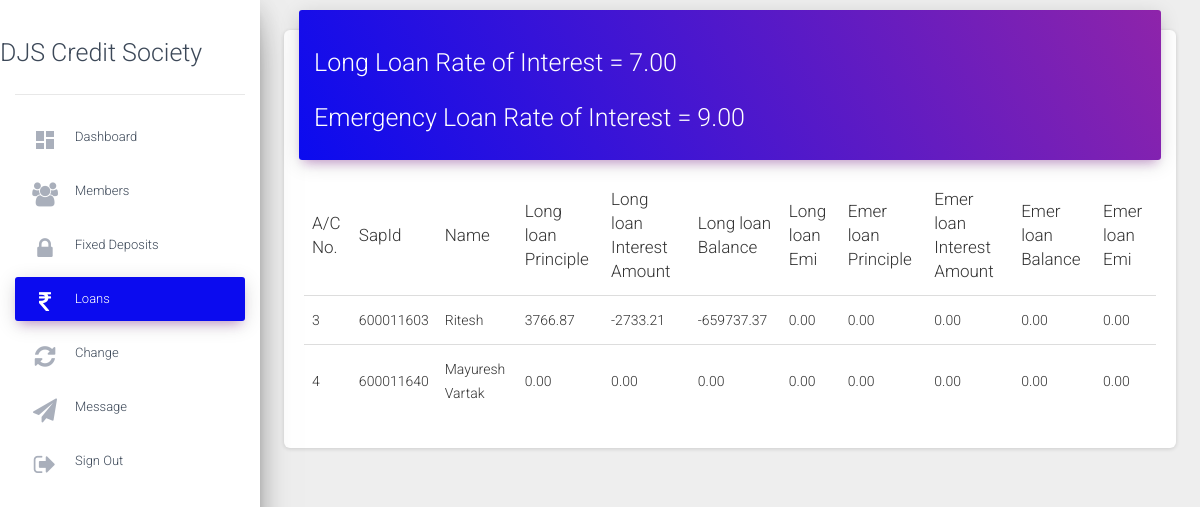
The page /csadmin/loans (signed in) on the database its author committed.
### status/models.py (models this page shows, shortened)
class interests(models.Model):
    sharedividend=models.DecimalField(blank=True,null=True,default=0,max_digits=10,decimal_places=2)
    cddividend=models.DecimalField(blank=True,null=True,default=0,max_digits=10,decimal_places=2)
    fdinterest=models.DecimalField(blank=True,null=True,default=0,max_digits=10,decimal_places=2)
    emerloaninterest=models.DecimalField(blank=True,null=True,default=0,max_digits=10,decimal_places=2)
    longloaninterest=models.DecimalField(blank=True,null=True,default=0,max_digits=10,decimal_places=2)
    year=models.IntegerField(default=0,null=True)

class Account(models.Model):
    accountnumber=models.IntegerField(null=False,unique=True)
    username=models.ForeignKey(User,on_delete=models.CASCADE,null=True,unique=True)
    name=models.CharField(max_length=50,null=False)
    sapid=models.IntegerField(null=False,unique=True)
    dateofjoining=models.DateField(null=False)
    sharevalue=models.IntegerField(default=0,null=False)
    totalinvestment=models.IntegerField(default=0,null=False)
    shareamount=models.IntegerField(default=0,null=False)
    sharebalance=models.IntegerField(default=0)
    cdamount=models.IntegerField(default=0)
    cdbalance=models.IntegerField(default=0)
    totalamount=models.DecimalField(default=0,max_digits=10,decimal_places=2)
    sharesstartingnumber=models.IntegerField(null=True)
    sharesendingnumber=models.IntegerField(null=True)
    islongloantaken=models.BooleanField(default=False)
    isloanemertaken=models.BooleanField(default=False)
    longloanamount=models.DecimalField(blank=True,null=True,default=0,max_digits=10,decimal_places=2)
    longloanprinciple=models.DecimalField(blank=True,null=True,default=0,max_digits=10,decimal_places=2)
    longloanperiod=models.IntegerField(blank=True,null=True,default=0)
    longloaninterestamount=models.DecimalField(blank=True,null=True,default=0,max_digits=10,decimal_places=2)
    longloanbalance=models.DecimalField(blank=True,null=True,default=0,max_digits=10,decimal_places=2)
    longloanemi=models.DecimalField(blank=True,null=True,default=0,max_digits=10,decimal_places=2)
    emerloanamount=models.DecimalField(blank=True,null=True,default=0,max_digits=10,decimal_places=2)
    emerloanprinciple=models.DecimalField(blank=True,null=True,default=0,max_digits=10,decimal_places=2)
    emerloanperiod=models.IntegerField(blank=True,null=True,default=0)
    emerloaninterestamount=models.DecimalField(blank=True,null=True,default=0,max_digits=10,decimal_places=2)
    emerloanbalance=models.DecimalField(blank=True,null=True,default=0,max_digits=10,decimal_places=2)
    emerloanemi=models.DecimalField(blank=True,null=True,default=0,max_digits=10,decimal_places=2)
    fdcapital=models.IntegerField(default=0,null=True)
    fdmaturitydate=models.DateField(null=True)
    teachingstaff=models.BooleanField(default=False)
    nonteachingstaff=models.BooleanField(default=False)

### csadmin/views.py (the view)
# urls.py: path('loans', views.loansadmin,name="loansadmin"),
@login_required
def loansadmin(request):
    Loansadmin=Account.objects.all
    Interests=interests.objects.all().last()
    context={
        'Loansadmin':Loansadmin,
        'Interests':Interests,
        'loan':"active"
    }
    return render (request,'loans_admin.html',context=context)

### csadmin/templates/loans_admin.html (shortened to what this page needs)
{%extends 'base.html'%}
{%block content%}
<main role="main" class="col-md-9 col-lg-12 px-4">
  <div class="content">
    <div class="container-fluid">
      <div class="row">
        <div class="col-md-18">
          <div class="card">
            <div class="card-header card-header-primary">
            <h3>Long Loan Rate of Interest = {{Interests.longloaninterest}}</h3>
            <h3>Emergency Loan Rate of Interest = {{Interests.emerloaninterest}}</h3>
            </div>
            <div class="card-body">
              <div class="table-responsive">
                <table class="table">
                  <thead>
                    <tr>
                      <th>A/C No.</th>
                      <th>SapId</th>
                      <th>Name</th>
                      <th>Long loan Principle</th>
                      <th>Long loan Interest Amount</th>
                      <th>Long loan Balance</th>
                      <th>Long loan Emi</th>
                      <th>Emer loan Principle</th>
                      <th>Emer loan Interest Amount</th>
                      <th>Emer loan Balance</th>
                      <th>Emer loan Emi</th>
                    </tr>
                  </thead>
                  <tbody>
                    {%for i in Loansadmin%}
                    <tr>
                      <td>{{i.accountnumber}}</td>
                      <td>{{i.sapid}}</td>
                      <td>{{i.name}}</td>
                      <td>{{i.longloanprinciple}}</td>
                      <td>{{i.longloaninterestamount}}</td>
                      <td>{{i.longloanbalance}}</td>
                      <td>{{i.longloanemi}}</td>
                      <td>{{i.emerloanprinciple}}</td>
                      <td>{{i.emerloaninterestamount}}</td>
                      <td>{{i.emerloanbalance}}</td>
                      <td>{{i.emerloanemi}}</td>
                    </tr>
                    {%endfor%}
                  </tbody>
                </table>
              </div>
            </div>
          </div>
        </div>
  </div>
</main>
{%endblock%}

### rows shown on the page
interests: longloaninterest "7.00", emerloaninterest "9.00"
Account: accountnumber "3", sapid "600011603", name "Ritesh", longloanprinciple "3766.87", longloaninterestamount "-2733.21", longloanbalance "-659737.37", longloanemi "0.00", emerloanprinciple "0.00", emerloaninterestamount "0.00", emerloanbalance "0.00", emerloanemi "0.00"
Account: accountnumber "4", sapid "600011640", name "Mayuresh Vartak", longloanprinciple "0.00", longloaninterestamount "0.00", longloanbalance "0.00", longloanemi "0.00", emerloanprinciple "0.00", emerloaninterestamount "0.00", emerloanbalance "0.00", emerloanemi "0.00"
